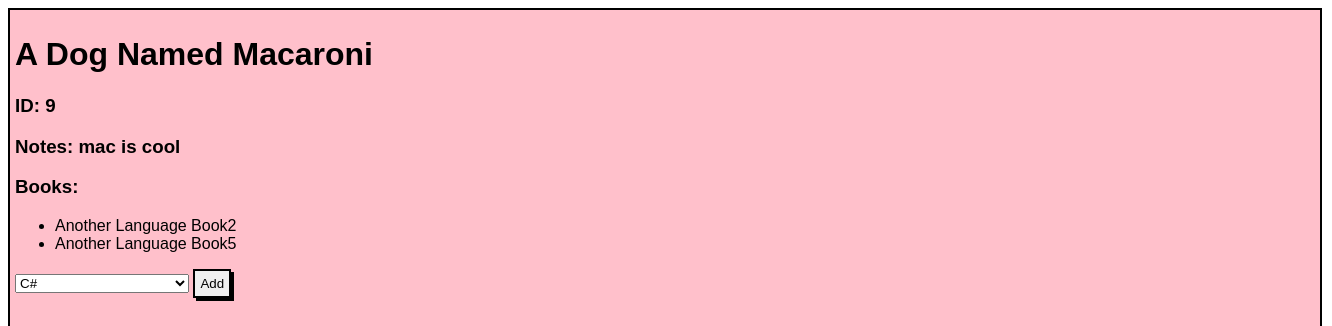
The page /authors/9 on the database its author committed.
### main_app/models.py (models this page shows, shortened)
class Author(models.Model):
    first_name = models.CharField(max_length=255)
    last_name = models.CharField(max_length=255)
    books = models.ManyToManyField(Book, related_name='authors', null=True)
    notes = models.TextField(null=True)
    created_at = models.DateTimeField(auto_now_add=True)
    updated_at = models.DateTimeField(auto_now=True)

class Book(models.Model):
    title = models.CharField(max_length=255)
    desc = models.TextField()
    created_at = models.DateTimeField(auto_now_add=True)
    updated_at = models.DateTimeField(auto_now=True)

### main_app/views.py (the view, shortened to what this page needs)
# urls.py: path('authors/<int:author_id>', views.show_author),
def show_author(request, author_id):
    if request.method == "GET":
        one_author = Author.objects.get(id=author_id)
        all_books = Book.objects.all()
        context = {
            'author' : one_author,
            'all_books' : all_books
        }
        return render(request, 'show_author.html', context)

### main_app/templates/show_author.html (shortened to what this page needs)
<!DOCTYPE html>
<html lang="en">
<head>
    {% load static %}
    <link rel="stylesheet" type="text/css" href="{% static 'style.css' %}">
</head>
<body>
    <div class="show_container">
        <h1>{{author.first_name}} {{author.last_name}}</h1>
        <h3>ID: {{author.id}}</h3>
        <h3>Notes: {{author.notes}}</h3>
        <h3>Books:</h3>
        <ul>
            {% for book in author.books.all %}
            <li>{{book.title}}</li>
            {% endfor %}
        </ul>
        <form action="/authors/{{author.id}}" method="post">
            <select name="book_id" id="book_id">
                {% for book in all_books %}
                    <option value="{{book.id}}">{{book.title}}</option>
                {% endfor %}
            </select>
            <input type="submit" value="Add" id='add_button'>
        </form>
    </div>
</body>
</html>

### main_app/static/style.css (style rules this page uses)
.show_container { width: 1300px; height: 800px; background-color: pink; border: 2px solid black; font-family: 'Lucida Sans', 'Lucida Sans Regular', 'Lucida Grande', 'Lucida Sans Unicode', Geneva, Verdana, sans-serif; padding: 5px; }
#add_button { border: 2px solid black; box-shadow: 3px 3px black; padding: 5px; }

### rows shown on the page
Author: first_name "A Dog Named", last_name "Macaroni", id "9", notes "mac is cool"
Book: title "Another Language Book2"
Book: title "Another Language Book5"

### other values the page prints
form field book_id "C#"
